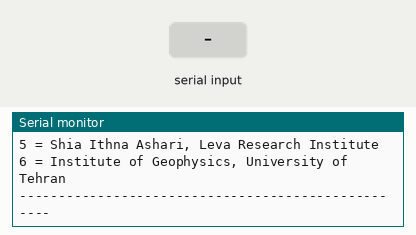
A sketch run on a simulated Arduino Uno, built with avr-gcc and run on an emulated ATmega328P. On the bench: the last lines printed to the serial monitor. Inputs (shaded band) come from the test bench.

Above: at 1.3 s.
1.4 s: "1" received over Serial
At 2.4 s:
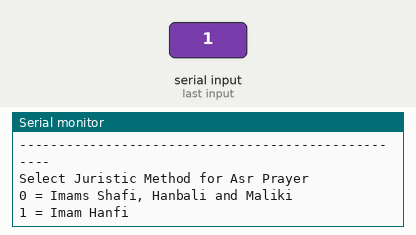
2.9 s: "0" received over Serial
At 4.1 s:
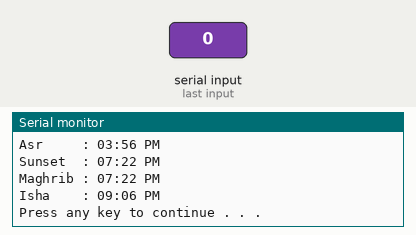

The sketch:

Prayer_Times.ino
```cpp
#include <time.h>
#include <math.h>
#include <string.h>
using namespace std;

double dhuhr_minutes;
const int NUM_ITERATIONS = 1;   // number of iterations needed to compute times
double julian_date;
double latitude;
double longitude;
double Time_Zone;

static const char* TimeName[] = {"Fajr","Sunrise","Dhuhr","Asr","Sunset","Maghrib","Isha"};

enum JuristicMethod {Shafi, Hanafi};
enum TimeID{Fajr, Sunrise, Dhuhr, Asr, Sunset, Maghrib, Isha, TimesCount};

enum CalculationMethod{
  MWL,      // Muslim World League (MWL)
  Karachi,  // University of Islamic Sciences, Karachi
  ISNA,     // Islamic Society of North America (ISNA)
  Makkah,   // Umm al-Qura, Makkah
  Egypt,    // Egyptian General Authority of Survey
  Jafari,   // Jafari
  Tehran,   // Tehran
  CalculationMethodsCount
};
enum AdjustingMethod{     // Adjusting Methods for Higher Latitudes
  None,       // No adjustment
  MidNight,   // middle of night
  OneSeventh, // 1/7th of night
  AngleBased, // angle/60th of night
};
struct MethodConfig{
  double fajr_angle;
  bool   maghrib_is_minutes;
  double maghrib_value;   // angle or minutes
  bool   isha_is_minutes;
  double isha_value;    // angle or minutes

 MethodConfig(){
    fajr_angle = 18.0;
    maghrib_is_minutes = true;
    maghrib_value = 0.0;    // angle or minutes
    isha_is_minutes = false;
    isha_value = 18.0;    // angle or minutes
  }

 MethodConfig(double fajr_angle,
        bool maghrib_is_minutes,
        double maghrib_value,
        bool isha_is_minutes,
        double isha_value)
    : fajr_angle(fajr_angle)
    , maghrib_is_minutes(maghrib_is_minutes)
    , maghrib_value(maghrib_value)
    , isha_is_minutes(isha_is_minutes)
    , isha_value(isha_value)
    {
    }
};

MethodConfig method_params[CalculationMethodsCount];
unsigned int calc_method ;
unsigned int asr_juristic;
AdjustingMethod adjust_high_lats;


String two_digits_format(int num);
static String int_to_string(int num);
static double fix_hour(double a);
static void get_float_time_parts(double time, int& hours, int& minutes);
String float_time_to_time24(double Time);
String float_time_to_time12(double Time, bool no_suffix = false);
double deg2rad(double d);
double rad2deg(double r);
static double dsin(double d);
static double dcos(double d);
static double dtan(double d);
static double darcsin(double x);
static double darccos(double x);
static double darctan(double x);
static double darctan2(double y, double x);
static double darccot(double x);
static double fix_angle(double a);
static double time_diff(double time1, double time2);
void sun_position(double jd, double &D, double &Eq_t);
double equation_of_time(double jd);
double sun_declination(double jd);
double compute_mid_day(double _t);
double compute_time(double g, double t);
void day_portion(double times[]);
double compute_asr(int Step, double t);
void compute_times(double times[]);
double night_portion(double angle);
void adjust_high_lat_times(double times[]);
void adjust_times(double times[]);
void compute_day_times(double times[]);
double get_julian_date(int Year, int Month, int Day);
void get_prayer_times(int Year, int Month, int Day, double _latitude, double _longitude, double _timezo, double times[]);
void get_prayer_times(time_t date, double latitude, double longitude, double Tzone, double times[]);
void setup (){
  Serial.begin(9600);
  adjust_high_lats = None;
  dhuhr_minutes = 0;
  Time_Zone  = 5;   // +5.0 for Pakistan
  latitude  = 33.6633;   // for Islamabad
  longitude = 72.9915;

}

void loop()
{
  char ch;
  do
  {

    Serial.println("---------------------------------------------------");
    Serial.println("Select Calculation Method for Fajr and Isha Prayers");
    Serial.println("*--------------------------------------------------");
    Serial.println("0 = Muslim World League                            ");
    Serial.println("1 = University of Islamic Sciences, Karachi        ");
    Serial.println("2 = Islamic Society of North America (ISNA)        ");
    Serial.println("3 = Umm al-Qura University, Makkah                 ");
    Serial.println("4 = Egyptian General Authority of Survey           ");
    Serial.println("5 = Shia Ithna Ashari, Leva Research Institute     ");
    Serial.println("6 = Institute of Geophysics, University of Tehran  ");
    Serial.println("---------------------------------------------------");
    do{
    }while(Serial.available() < 1);
    ch = Serial.read();
    if( ch < '0' || ch > '6' )
      Serial.println("Invalid Input Option");

  }while(ch < '0' || ch > '6' );

  calc_method = ch & 0x0F;
  method_params[0] = MethodConfig(18.0, true,  0.0, false, 17.0); // MWL
  method_params[1] = MethodConfig(18.0, true,  0.0, false, 18.0); // Karachi
  method_params[2] = MethodConfig(15.0, true,  0.0, false, 15.0); // ISNA
  method_params[3] = MethodConfig(18.5, true,  0.0, true,  90.0); // Makkah
  method_params[4] = MethodConfig(19.5, true,  0.0, false, 17.5); // Egypt
  method_params[5] = MethodConfig(16.0, false, 4.0, false, 14.0); // Jafari
  method_params[6] = MethodConfig(17.7, false, 0.0, false, 14.0); // Tehran


  do
  {

    Serial.println("");
    Serial.println("Select Juristic Method for Asr Prayer");
    Serial.println("0 = Imams Shafi, Hanbali and Maliki  ");
    Serial.println("1 = Imam Hanfi                       ");

    do{
    }while(Serial.available() < 1);
    ch = Serial.read();

    if( ch != '0' && ch != '1' )
      Serial.println("Invalid Input Option");

  }while(ch != '0' && ch != '1' );

  asr_juristic = ch & 0x0F;

  struct tm current_date;

  current_date.tm_sec   = 38;           /** < seconds after the minute - [ 0 to 59 ] */
  current_date.tm_min   = 29;           /** < minutes after the hour   - [ 0 to 59 ] */
  current_date.tm_hour  = 14;           /** < hours since midnight     - [ 0 to 23 ] */
  current_date.tm_mday  = 30;           /** < day of the month         - [ 1 to 31 ] */
  current_date.tm_wday  =  2;           /** < days since Sunday        - [ 0 to  6 ] */
  current_date.tm_mon   =  5;           /** < months since January     - [ 0 to 11 ] */
  current_date.tm_year  = 2020 - 1900;  /** < years since 1900                       */

  time_t date = mktime(&current_date);

  double times[TimesCount];
  Serial.print("Date          : ");
  Serial.println(ctime(&date));
  Serial.print("Time Zone     : ");
  Serial.println(Time_Zone);
  Serial.print("Latitude      : ");
  Serial.println(latitude);
  Serial.print("Longitude     : ");
  Serial.println(longitude);


  get_prayer_times(date, latitude, longitude, Time_Zone, times);

    Serial.print(TimeName[0]); Serial.print("    : ");
    Serial.println(float_time_to_time12(times[0]).c_str());

    Serial.print(TimeName[1]); Serial.print(" : ");
    Serial.println(float_time_to_time12(times[1]).c_str());

    Serial.print(TimeName[2]); Serial.print("   : ");
    Serial.println(float_time_to_time12(times[2]).c_str());

    Serial.print(TimeName[3]); Serial.print("     : ");
    Serial.println(float_time_to_time12(times[3]).c_str());

    Serial.print(TimeName[4]); Serial.print("  : ");
    Serial.println(float_time_to_time12(times[4]).c_str());

    Serial.print(TimeName[5]); Serial.print(" : ");
    Serial.println(float_time_to_time12(times[5]).c_str());

    Serial.print(TimeName[6]); Serial.print("    : ");
    Serial.println(float_time_to_time12(times[6]).c_str());

    Serial.println("Press any key to continue . . .");

    do{
    }while(Serial.available() < 1);
    ch = Serial.read();


}


String two_digits_format(int num){
    char tmp[16];
    tmp[0] = '\0';
    sprintf(tmp, "%2.2d", num);
    return String(tmp);
}
static String int_to_string(int num)
{
    char tmp[16];
    tmp[0] = '\0';
    if (num>=0 && num<=9) sprintf(tmp, "0%d", num);
    else sprintf(tmp, "%d", num);
    return String(tmp);
}

static double fix_hour(double a){
    a = a - 24.0 * floor(a / 24.0);
    a = a < 0.0 ? a + 24.0 : a;
    return a;
}
static void get_float_time_parts(double time, int& hours, int& minutes){
    time = fix_hour(time + 0.5 / 60);   // add 0.5 minutes to round
    hours = floor(time);
    minutes = floor((time - hours) * 60);
}
String float_time_to_time24(double Time){
    if(isnan(Time))
      return String();
    int hours, minutes;
    get_float_time_parts(Time, hours, minutes);
    return two_digits_format(hours) + ':' + two_digits_format(minutes);
}
String float_time_to_time12(double Time, bool no_suffix = false){
  if (isnan(Time))
    return String();
  int hours, minutes;
  get_float_time_parts(Time, hours, minutes);
  const char* suffix = hours >= 12 ? " PM" : " AM";
  hours = (hours + 12 - 1) % 12 + 1;
  return int_to_string(hours) + ':' + two_digits_format(minutes) + (no_suffix ? "" : suffix);
}
double deg2rad(double d){
    return d * M_PI / 180.0;
}
double rad2deg(double r){
    return r * 180.0 / M_PI;
}
static double dsin(double d){
    return sin(deg2rad(d));
}
static double dcos(double d){
    return cos(deg2rad(d));
}
static double dtan(double d){
    return tan(deg2rad(d));
}
static double darcsin(double x){
    return rad2deg(asin(x));
}
static double darccos(double x){
    return rad2deg(acos(x));
}
static double darctan(double x){
    return rad2deg(atan(x));
}
static double darctan2(double y, double x){
    return rad2deg(atan2(y, x));
}
static double darccot(double x){
    return rad2deg(atan(1.0 / x));
}
static double fix_angle(double a){
    a = a - 360.0 * floor(a / 360.0);
    a = a < 0.0 ? a + 360.0 : a;
    return a;
}
static double time_diff(double time1, double time2){
    return fix_hour(time2 - time1);
}
void sun_position(double jd, double &D, double &Eq_t){
    double d = jd - 2451545.0;  // jd is the given Julian date
    double g = fix_angle(357.529 + 0.98560028 * d);
    double q = fix_angle(280.459 + 0.98564736 * d);
    double L = fix_angle(q + 1.915 * dsin(g) + 0.020 * dsin(2 * g));
    double R = 1.00014 - 0.01671 * dcos(g) - 0.00014 * dcos(2 * g);
    double e = 23.439 - 0.00000036 * d;
    double RA = darctan2(dcos(e) * dsin(L), dcos(L)) / 15.0;
    D = darcsin(dsin(e) * dsin(L));  // declination of the Sun
    RA = fix_hour(RA);
    Eq_t = q / 15.0 - RA;      // equation of time
}
double equation_of_time(double jd){
    double D;
    double Eq_t;
    sun_position(jd, D, Eq_t);
    return Eq_t;
}
double sun_declination(double jd){
    double D;
    double Eq_t;
    sun_position(jd, D, Eq_t);
    return D;
}
double compute_mid_day(double _t){
    double t = equation_of_time(julian_date + _t);
    double z = fix_hour(12 - t);
    return z;
}
double compute_time(double g, double t){
    double d = sun_declination(julian_date + t);
    double z = compute_mid_day(t);
    double v = 1.0 / 15.0 * darccos((-dsin(g) - dsin(d) * dsin(latitude)) / (dcos(d) * dcos(latitude)));
    return z + (g > 90.0 ? - v :  v);
}
void day_portion(double times[]){
    for (int i = 0; i < TimesCount; ++i){
      times[i] /= 24.0;
    }
}
double compute_asr(int Step, double t){
    double d = sun_declination(julian_date + t);
    double g = -darccot(Step + dtan(fabs(latitude - d)));
    return compute_time(g, t);
}
void compute_times(double times[]){
    day_portion(times);
    times[Fajr]    = compute_time(180.0 - method_params[calc_method].fajr_angle, times[Fajr]);
    times[Sunrise] = compute_time(180.0 - 0.833, times[Sunrise]);
    times[Dhuhr]   = compute_mid_day(times[Dhuhr]);
    times[Asr]     = compute_asr(1 + asr_juristic, times[Asr]);
    times[Sunset]  = compute_time(0.833, times[Sunset]);
    times[Maghrib] = compute_time(method_params[calc_method].maghrib_value, times[Maghrib]);
    times[Isha]    = compute_time(method_params[calc_method].isha_value, times[Isha]);
}
double night_portion(double angle){
    switch (adjust_high_lats)
    {
      case AngleBased:
        return angle / 60.0;
      case MidNight:
        return 1.0 / 2.0;
      case OneSeventh:
        return 1.0 / 7.0;
      default:
        // Just to return something!
        // In original library nothing was returned
        // Maybe I should throw an exception
        // It must be impossible to reach here
        return 0;
    }
  }
void adjust_high_lat_times(double times[]){
    double night_time = time_diff(times[Sunset], times[Sunrise]);   // sunset to sunrise

    // Adjust Fajr
    double fajr_diff = night_portion(method_params[calc_method].fajr_angle) * night_time;
    if (isnan(times[Fajr]) || time_diff(times[Fajr], times[Sunrise]) > fajr_diff)
      times[Fajr] = times[Sunrise] - fajr_diff;

    // Adjust Isha
    double isha_angle = method_params[calc_method].isha_is_minutes ? 18.0 : method_params[calc_method].isha_value;
    double isha_diff = night_portion(isha_angle) * night_time;
    if (isnan(times[Isha]) || time_diff(times[Sunset], times[Isha]) > isha_diff)
      times[Isha] = times[Sunset] + isha_diff;

    // Adjust Maghrib
    double maghrib_angle = method_params[calc_method].maghrib_is_minutes ? 4.0 : method_params[calc_method].maghrib_value;
    double maghrib_diff = night_portion(maghrib_angle) * night_time;
    if (isnan(times[Maghrib]) || time_diff(times[Sunset], times[Maghrib]) > maghrib_diff)
      times[Maghrib] = times[Sunset] + maghrib_diff;
  }
void adjust_times(double times[]){
    for (int i = 0; i < TimesCount; ++i)
      times[i] += Time_Zone - longitude / 15.0;

    times[Dhuhr] += dhuhr_minutes / 60.0;   // Dhuhr

    if (method_params[calc_method].maghrib_is_minutes)    // Maghrib
      times[Maghrib] = times[Sunset] + method_params[calc_method].maghrib_value / 60.0;

    times[Isha];

    if (method_params[calc_method].isha_is_minutes)   // Isha
      times[Isha] = times[Maghrib] + method_params[calc_method].isha_value / 60.0;

    if (adjust_high_lats != None)
      adjust_high_lat_times(times);
  }
void compute_day_times(double times[]){
    double default_times[] = { 5, 6, 12, 13, 18, 18, 18 };    // default times
    for (int i = 0; i < TimesCount; ++i)
      times[i] = default_times[i];

    for (int i = 0; i < NUM_ITERATIONS; ++i)
      compute_times(times);

    adjust_times(times);
  }
double get_julian_date(int Year, int Month, int Day){
    if (Month <= 2)
    {
      Year -= 1;
      Month += 12;
    }

    double a = floor(Year / 100.0);
    double b = 2 - a + floor(a / 4.0);
    double c = floor(365.25 * (Year + 4716)) + floor(30.6001 * (Month + 1)) + Day + b - 1524.5;

    return c;
  }

void get_prayer_times(int Year, int Month, int Day, double _latitude, double _longitude, double _timezo, double times[]){
    latitude = _latitude;
    longitude = _longitude;
    Time_Zone = _timezo;
    julian_date = get_julian_date(Year, Month, Day);
    julian_date = julian_date - longitude / (double) (15 * 24);
    compute_day_times(times);
  }
void get_prayer_times(time_t date, double latitude, double longitude, double Tzone, double times[]){
    tm* t = localtime(&date);
    get_prayer_times((1900 + t->tm_year), (t->tm_mon + 1), (t->tm_mday), latitude, longitude, Tzone, times);
  }
```

Measured:
- after the input at 1.4 s, the serial monitor: prints a new line at once (image 1)
- after the input at 2.9 s, the serial monitor: prints a new line at once (image 2)
